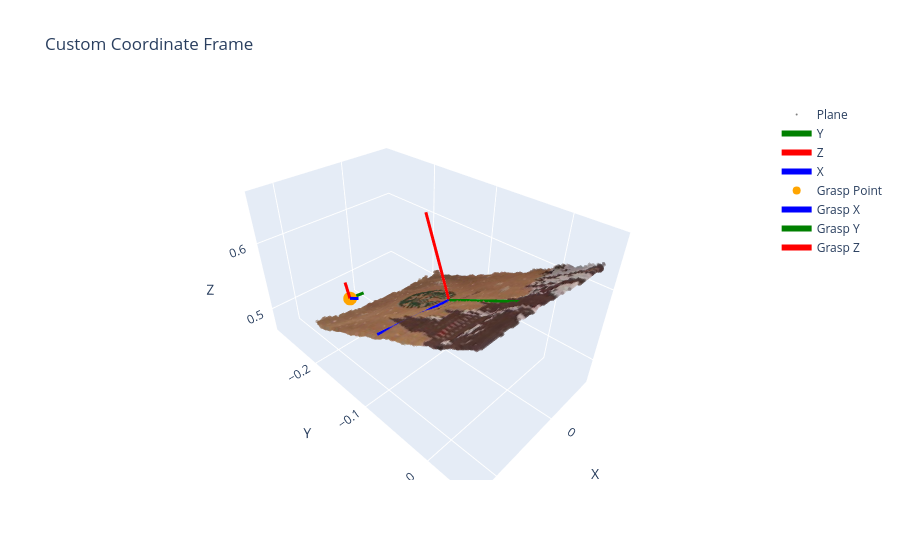

Notebook cell for this chart:
### Code cell
# 可视化抓取点 6 dof
# 抓取点在平面中点延长边的负方向平移指定距离处
center_point = origin - y_axis * (length_long / 2 + length_long / 3)  # 抓取点位置
# 抓取点四元数方向
# 绕自己的z轴转180度
gx_axis = x_axis
gy_axis = y_axis
gz_axis = z_axis

rotation_matrix = np.column_stack((gx_axis, gy_axis, gz_axis))
# 再绕旋转后的x轴转90度
rotation_matrix_90 = R_scipy.from_euler('z', 90, degrees=True).as_matrix()
rotation_matrix = rotation_matrix @ rotation_matrix_90
gx_axis, gy_axis, gz_axis = rotation_matrix[:,0], rotation_matrix[:,1], rotation_matrix[:,2]
r = R_scipy.from_matrix(rotation_matrix)
quaternion = r.as_quat()  # (x, y, z, w)
print("抓取点位置 (m):", center_point)
print("抓取点四元数 (x, y, z, w):", quaternion)
# 可视化抓取点 6 dof

# 抓取点位置
fig.add_trace(go.Scatter3d(
    x=[center_point[0]],
    y=[center_point[1]],
    z=[center_point[2]],
    mode='markers',
    marker=dict(color='orange', size=8),
    name='Grasp Point'
))
# 抓取点方向（坐标轴）
GRASP_AXIS_LENGTH = 0.025  # 5 cm
fig.add_trace(go.Scatter3d(
    x=[center_point[0], center_point[0] + gx_axis[0] * GRASP_AXIS_LENGTH],
    y=[center_point[1], center_point[1] + gx_axis[1] * GRASP_AXIS_LENGTH],
    z=[center_point[2], center_point[2] + gx_axis[2] * GRASP_AXIS_LENGTH],
    mode='lines',
    line=dict(color='blue', width=6),
    name='Grasp X'
))
fig.add_trace(go.Scatter3d(
    x=[center_point[0], center_point[0] + gy_axis[0] * GRASP_AXIS_LENGTH],
    y=[center_point[1], center_point[1] + gy_axis[1] * GRASP_AXIS_LENGTH],
    z=[center_point[2], center_point[2] + gy_axis[2] * GRASP_AXIS_LENGTH],
    mode='lines',
    line=dict(color='green', width=6),
    name='Grasp Y'
))
fig.add_trace(go.Scatter3d(
    x=[center_point[0], center_point[0] + gz_axis[0] * GRASP_AXIS_LENGTH],
    y=[center_point[1], center_point[1] + gz_axis[1] * GRASP_AXIS_LENGTH],
    z=[center_point[2], center_point[2] + gz_axis[2] * GRASP_AXIS_LENGTH],
    mode='lines',
    line=dict(color='red', width=6),
    name='Grasp Z'
))

### Figure 1 — Plotly figure (JSON) as saved in the notebook; plotly's stock layout.template omitted (floating-point values rounded to 4 significant figures; data arrays with more than 128 entries replaced by an {"elided": "..."} marker saying what was removed)
{"data": [{"marker": {"color": {"elided": "36762x3 int values"}, "opacity": 0.5, "size": 2}, "mode": "markers", "name": "Plane", "type": "scatter3d", "x": {"elided": "36762 float values"}, "y": {"elided": "36762 float values"}, "z": {"elided": "36762 float values"}}, {"line": {"color": "green", "width": 6}, "mode": "lines", "name": "Y", "type": "scatter3d", "x": [0.02847, 0.03006], "y": [-0.07332, 0.01552], "z": [0.573, 0.6189]}, {"line": {"color": "red", "width": 6}, "mode": "lines", "name": "Z", "type": "scatter3d", "x": [0.02847, 0.0196], "y": [-0.07332, -0.1189], "z": [0.573, 0.6616]}, {"line": {"color": "blue", "width": 6}, "mode": "lines", "name": "X", "type": "scatter3d", "x": [0.02847, 0.1281], "y": [-0.07332, -0.0788], "z": [0.573, 0.5802]}, {"marker": {"color": "orange", "size": 8}, "mode": "markers", "name": "Grasp Point", "type": "scatter3d", "x": [0.02492], "y": [-0.2715], "z": [0.4707]}, {"line": {"color": "blue", "width": 6}, "mode": "lines", "name": "Grasp X", "type": "scatter3d", "x": [0.02492, 0.02532], "y": [-0.2715, -0.2493], "z": [0.4707, 0.4822]}, {"line": {"color": "green", "width": 6}, "mode": "lines", "name": "Grasp Y", "type": "scatter3d", "x": [0.02492, 2.643e-05], "y": [-0.2715, -0.2701], "z": [0.4707, 0.4689]}, {"line": {"color": "red", "width": 6}, "mode": "lines", "name": "Grasp Z", "type": "scatter3d", "x": [0.02492, 0.02271], "y": [-0.2715, -0.2829], "z": [0.4707, 0.4929]}], "layout": {"scene": {"aspectmode": "data", "xaxis": {"title": {"text": "X "}}, "yaxis": {"title": {"text": "Y "}}, "zaxis": {"title": {"text": "Z "}}}, "title": {"text": "Custom Coordinate Frame"}}}
